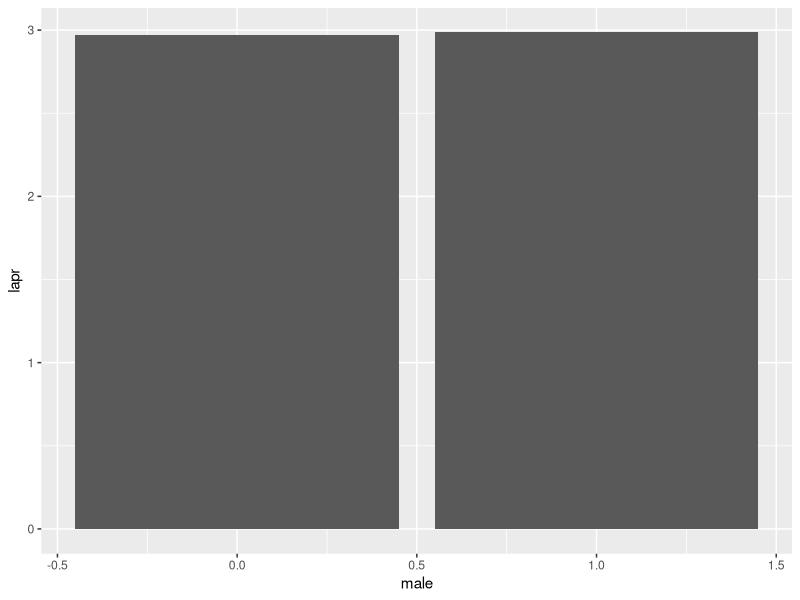

The R script that drew this image:
## ---- chunk 1
library(ggplot2)
dat <- read.csv(here::here("data/validation.csv"), header = T)

ggplot(data = dat, aes(x = male, y = lapr)) +
    geom_bar(position = "dodge", 
            stat = "summary", 
            fun = "mean")
